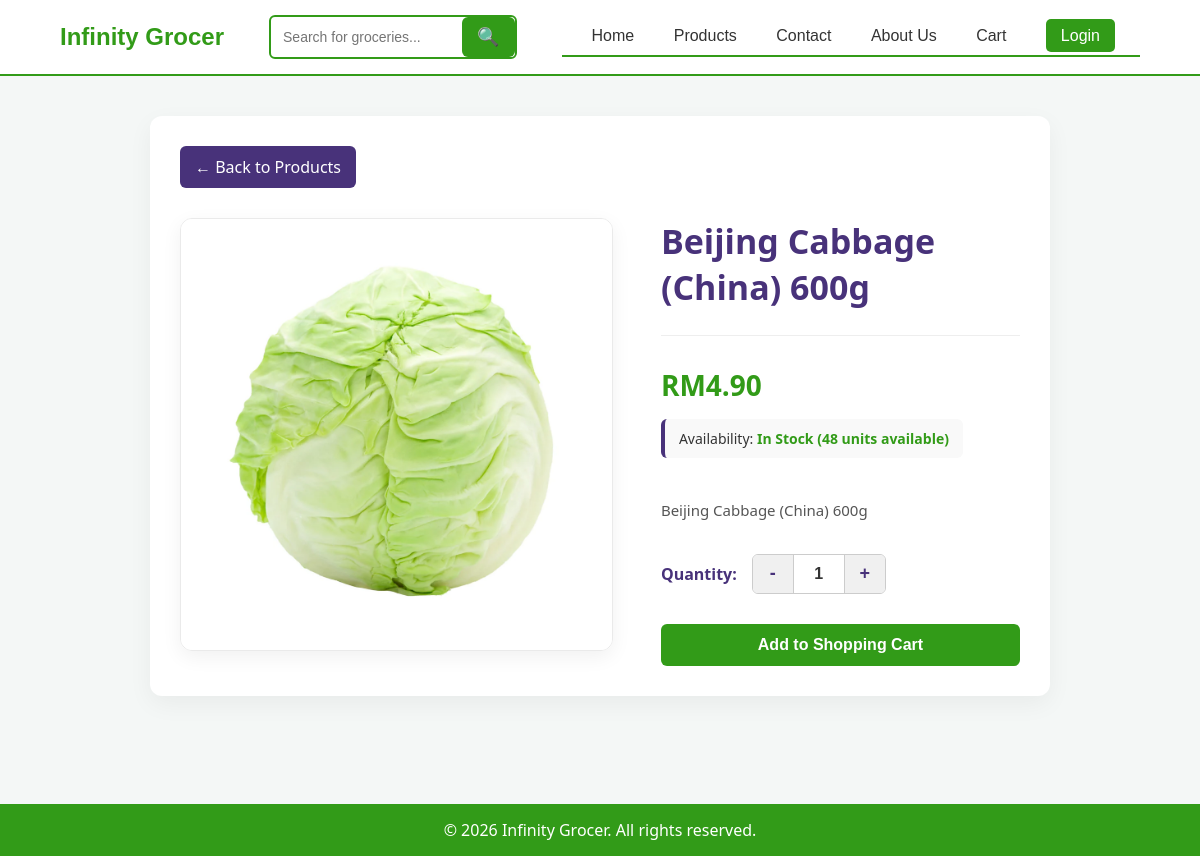
Page /customer/product_detail.php?product_id=1 on the committed database.
### tables this page shows
CREATE TABLE IF NOT EXISTS products (
    product_id INT PRIMARY KEY AUTO_INCREMENT,
    category_id int NOT NULL,
    name VARCHAR(255) NOT NULL,
    description TEXT,
    price DECIMAL(10, 2) NOT NULL,
    stock_quantity int NOT NULL,
    created_at TIMESTAMP NOT NULL DEFAULT CURRENT_TIMESTAMP,
    FOREIGN KEY (category_id) REFERENCES categories(category_id),
    product_image VARCHAR(255),
    active BOOLEAN NOT NULL DEFAULT TRUE
);

### customer/product_detail.php (the view, shortened to what this page needs)
<?php
include "../includes/dbconnect.php";
if (isset($_GET['product_id'])) {
    $product_id = intval($_GET['product_id']);
} elseif (isset($_POST['product_id'])) {
    $product_id = intval($_POST['product_id']);
} else {
    header("Location: products.php");
    exit();
}
$stmt = $conn->prepare("SELECT * FROM products WHERE product_id = ?");
$stmt->bind_param("i", $product_id);
$stmt->execute();
$result = $stmt->get_result();
if ($result->num_rows > 0) {
    $product = $result->fetch_assoc();
} else {
    header("Location: products.php");
    exit();
}
?>
<!DOCTYPE html>
<html lang="en">
<head>
    <link rel="stylesheet" href="includes/styles.css">
</head>
<body>
    <?php include 'includes/header.php'; ?>
    <div class="container">
        <div style="margin-bottom: 20px;">
            <a href="products.php" class="btn-secondary" style="text-decoration: none; padding: 10px 15px; border-radius: 6px; color: white; display: inline-block;">← Back to Products</a>
        </div>
        <div class="product-layout-wrapper">
            <div class="product-image-side">
                <img src="<?php echo !empty($product['product_image']) ? '../admin/products/'.$product['product_image'] : 'images/no-image.png'; ?>" alt="<?php echo htmlspecialchars($product['name']); ?>">
            </div>
            <div class="product-details-side">
                <h1><?php echo htmlspecialchars($product['name']); ?></h1>
                <hr style="border: 0; border-top: 1px solid #eee; margin: 15px 0;">
                <p class="product-detail-price">RM<?php echo number_format($product['price'], 2); ?></p>
                <div class="stock-status-badge">
                    Availability:
                    <?php if ($product['stock_quantity'] > 0): ?>
                        <span style="color: #329b18; font-weight: bold;">In Stock (<?php echo $product['stock_quantity']; ?> units available)</span>
                    <?php else: ?>
                        <span style="color: #e74c3c; font-weight: bold;">Out of Stock</span>
                    <?php endif; ?>
                </div>
                <p class="product-description-text"><?php echo nl2br(htmlspecialchars($product['description'])); ?></p>
                <?php if ($product['stock_quantity'] > 0): ?>
                    <form action="product_detail.php" method="POST" class="add-to-cart-form">
                        <div class="quantity-picker-row">
                            <label>Quantity:</label>
                            <div class="quantity-modifier-box">
                                <button type="button" class="qty-change-btn" onclick="modifyQuantity(-1)">-</button>
                                <input type="number" id="quantity" name="quantity" value="1" min="1" max="<?php echo $product['stock_quantity']; ?>" readonly>
                                <button type="button" class="qty-change-btn" onclick="modifyQuantity(1)">+</button>
                            </div>
                        </div>
                        <button type="submit" name="add_to_cart" class="add_to_cart-btn">Add to Shopping Cart</button>
                    </form>
                <?php endif; ?>
            </div>
        </div>
<?php include 'includes/footer.php'; ?>
</body>
</html>

### customer/includes/styles.css (style rules this page uses)
body { font-family: 'Segoe UI', Tahoma, Geneva, Verdana, sans-serif; background-color: #f4f7f6; margin: 0; padding: 0; color: #333; position: relative; min-height: 100vh; box-sizing: border-box; }
body::after { content: ""; display: block; height: 120px; }
.container, .cart-container, .profile-wrapper, .auth-container, .checkout-container, .order-history-container, .order-confirmation-container { max-width: 900px; margin: 40px auto; background: #fff; padding: 30px; border-radius: 12px; box-shadow: 0 8px 24px rgba(0,0,0,0.05); box-sizing: border-box; }
form { display: flex; flex-direction: column; width: 100%; }
label { margin-top: 15px; font-weight: bold; color: #48327a; display: block; }
button, .btn, .add_to_cart-btn { background-color: #329b18; color: white; padding: 12px 20px; border: none; border-radius: 6px; cursor: pointer; font-size: 16px; font-weight: bold; margin-top: 20px; transition: background 0.3s ease; text-align: center; text-decoration: none; display: inline-block; }
.btn-secondary { background-color: #48327a; }
.product-layout-wrapper { display: flex; gap: 50px; margin-top: 30px; align-items: flex-start; width: 100%; }
.product-image-side { flex: 1.2; max-width: 500px; }
.product-image-side img { width: 100%; height: auto; object-fit: cover; border-radius: 12px; box-shadow: 0 6px 20px rgba(0,0,0,0.06); border: 1px solid #eaeaea; }
.product-details-side { flex: 1; display: flex; flex-direction: column; }
.product-details-side h1 { font-size: 34px; color: #48327a; margin: 0 0 10px 0; font-weight: 700; }
.product-detail-price { font-size: 28px; color: #329b18; font-weight: bold; margin: 15px 0; }
.stock-status-badge { font-size: 14px; background-color: #f9f9f9; padding: 10px 14px; border-radius: 6px; margin-bottom: 25px; border-left: 4px solid #48327a; width: fit-content; }
.product-description-text { font-size: 15px; line-height: 1.7; color: #555; margin-bottom: 30px; }
.quantity-picker-row { display: flex; align-items: center; gap: 15px; margin-bottom: 10px; }
.quantity-picker-row label { margin: 0; font-weight: bold; color: #48327a; }
.quantity-modifier-box { display: flex; align-items: center; background: #fff; border: 1px solid #ccc; border-radius: 6px; overflow: hidden; width: fit-content; }
.qty-change-btn { background-color: #f0f0f0; color: #48327a ; border: none ; font-size: 18px; font-weight: bold; width: 35px; height: 38px; margin-top: 0; border-radius: 0; cursor: pointer; transition: 0.2s; display: flex; align-items: center; justify-content: center; }
.quantity-modifier-box input[type="number"] { width: 50px; height: 38px; padding: 0; margin-top: 0; border: none; border-left: 1px solid #ccc; border-right: 1px solid #ccc; border-radius: 0; text-align: center; font-size: 16px; font-weight: bold; color: #333; background: #fff; }

### rows in the picture
products: product_image (picture), name "Beijing Cabbage (China) 600g", price "4.90", stock_quantity "48", description "Beijing Cabbage (China) 600g"
